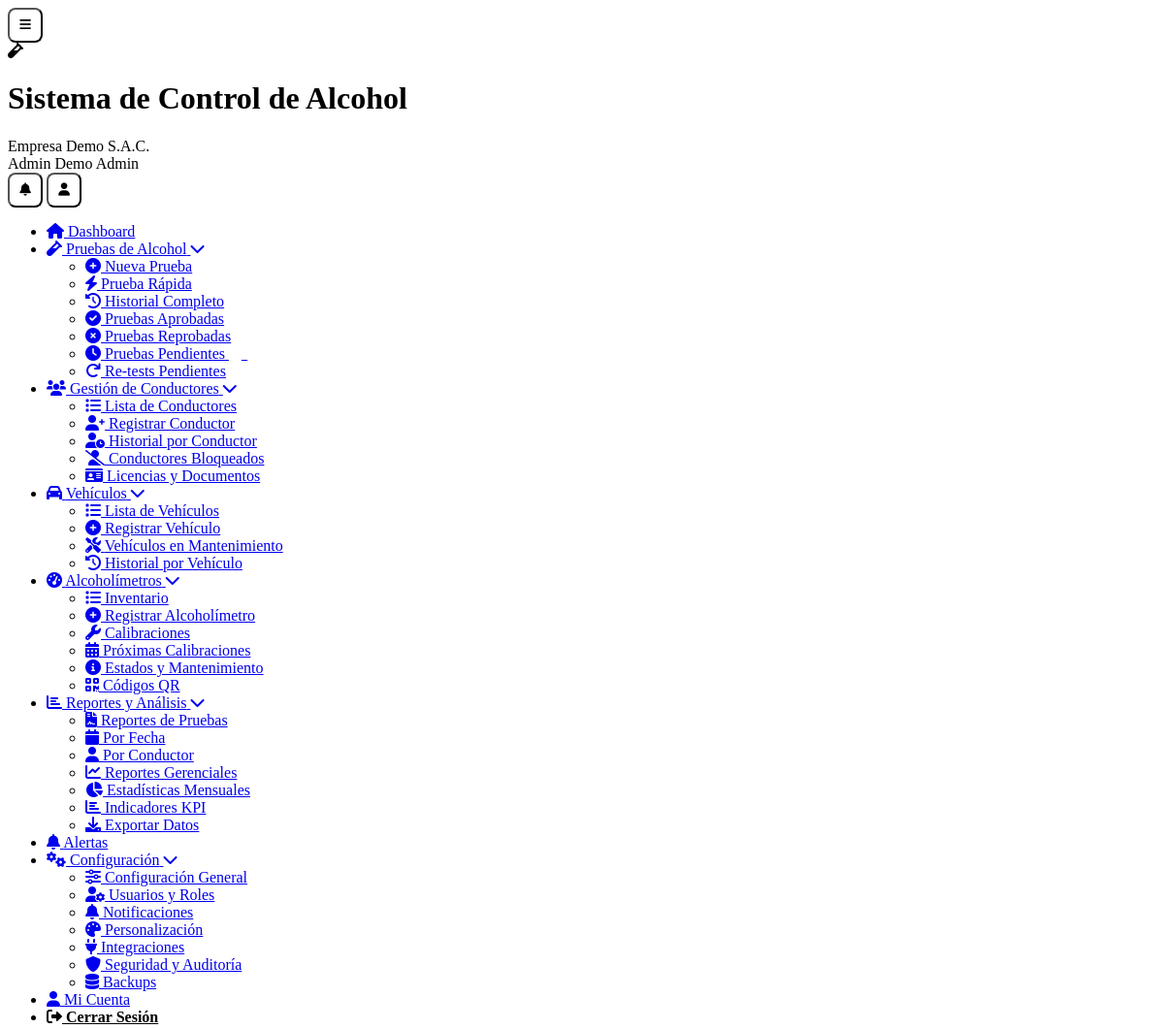
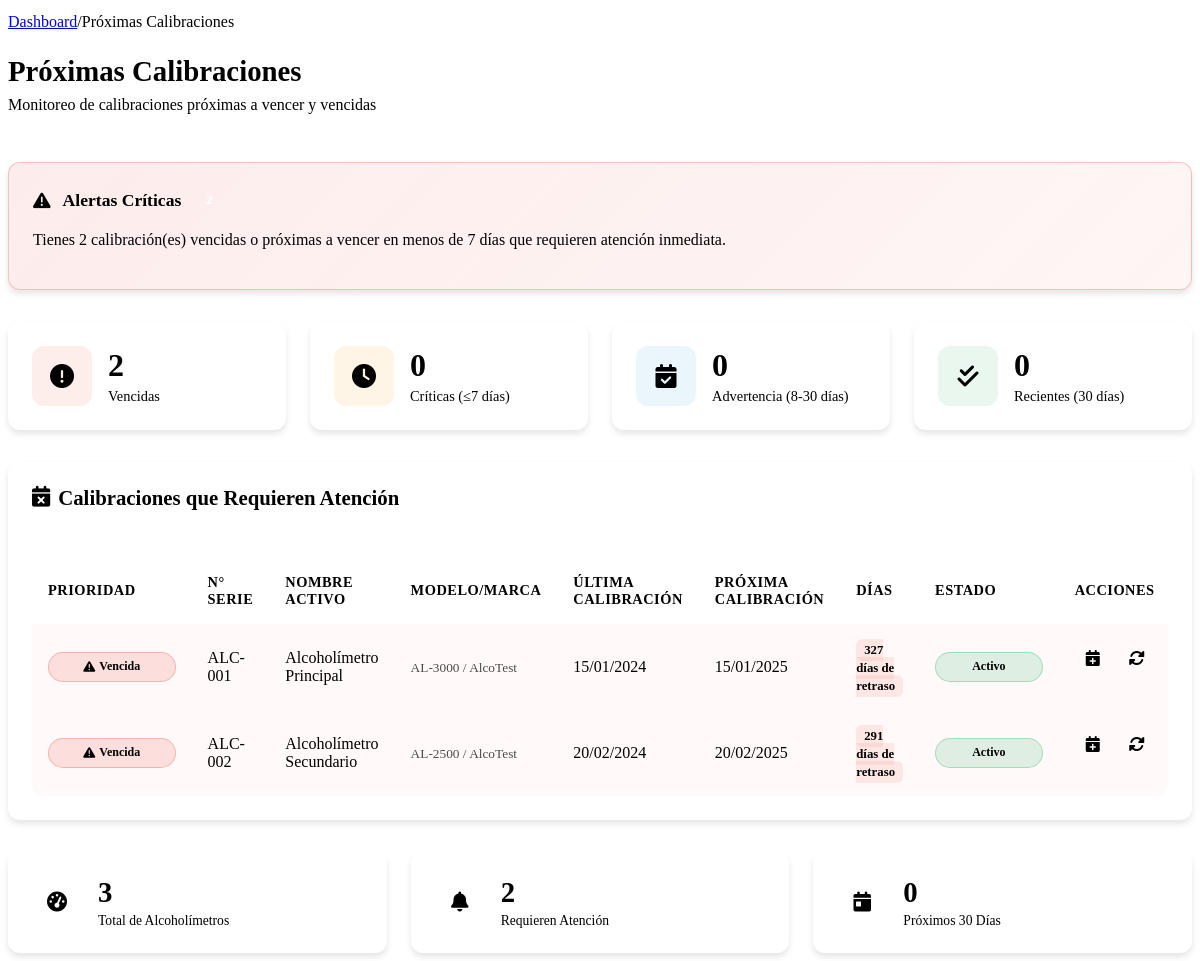
The app's page /proximas-calibraciones.php (signed in) with its own data (2 pictures, top to bottom).
### tables this page shows
CREATE TABLE `usuarios` (
  `id` int(11) NOT NULL,
  `cliente_id` int(11) DEFAULT NULL,
  `nombre` varchar(100) NOT NULL,
  `apellido` varchar(100) DEFAULT NULL,
  `email` varchar(255) NOT NULL,
  `password` varchar(255) NOT NULL,
  `telefono` varchar(20) DEFAULT NULL,
  `dni` varchar(15) DEFAULT NULL,
  `rol` enum('super_admin','admin','supervisor','operador','conductor','auditor') NOT NULL,
  `foto_perfil` varchar(255) DEFAULT NULL,
  `estado` tinyint(1) DEFAULT 1,
  `ultimo_login` timestamp NULL DEFAULT NULL,
  `token_recuperacion` varchar(100) DEFAULT NULL,
  `fecha_expiracion_token` datetime DEFAULT NULL,
  `intentos_login` int(11) DEFAULT 0,
  `bloqueado_hasta` datetime DEFAULT NULL,
  `fecha_creacion` timestamp NULL DEFAULT current_timestamp()
);

CREATE TABLE `clientes` (
  `id` int(11) NOT NULL,
  `nombre_empresa` varchar(255) NOT NULL,
  `ruc` varchar(20) NOT NULL,
  `direccion` text DEFAULT NULL,
  `telefono` varchar(20) DEFAULT NULL,
  `email_contacto` varchar(255) DEFAULT NULL,
  `plan_id` int(11) NOT NULL,
  `logo` varchar(255) DEFAULT NULL,
  `color_primario` varchar(7) DEFAULT '#2196F3',
  `color_secundario` varchar(7) DEFAULT '#1976D2',
  `fecha_registro` timestamp NULL DEFAULT current_timestamp(),
  `fecha_vencimiento` date DEFAULT NULL,
  `estado` enum('activo','inactivo','suspendido','prueba') DEFAULT 'prueba',
  `token_api` varchar(100) DEFAULT NULL,
  `modo_demo` tinyint(1) DEFAULT 1
);

CREATE TABLE `alcoholimetros` (
  `id` int(11) NOT NULL,
  `cliente_id` int(11) NOT NULL,
  `numero_serie` varchar(50) NOT NULL,
  `nombre_activo` varchar(100) NOT NULL,
  `modelo` varchar(50) DEFAULT NULL,
  `marca` varchar(50) DEFAULT NULL,
  `fecha_calibracion` date DEFAULT NULL,
  `proxima_calibracion` date DEFAULT NULL,
  `estado` enum('activo','inactivo','mantenimiento','calibracion') DEFAULT 'activo',
  `qr_code` varchar(255) DEFAULT NULL,
  `fecha_creacion` timestamp NULL DEFAULT current_timestamp(),
  `fecha_actualizacion` timestamp NULL DEFAULT current_timestamp() ON UPDATE current_timestamp()
);

### proximas-calibraciones.php (the view, shortened to what the rows shown need)
<?php
require_once __DIR__ . '/includes/Database.php';
$page_title = 'Próximas Calibraciones';
require_once __DIR__ . '/includes/header.php';
$db = new Database();
$cliente_id = $_SESSION['cliente_id'] ?? 0;
$calibraciones_proximas = $db->fetchAll("
    SELECT *,
           DATEDIFF(proxima_calibracion, CURDATE()) as dias_restantes,
           CASE
               WHEN proxima_calibracion < CURDATE() THEN 'vencida'
               WHEN DATEDIFF(proxima_calibracion, CURDATE()) <= 7 THEN 'critica'
               WHEN DATEDIFF(proxima_calibracion, CURDATE()) <= 30 THEN 'advertencia'
               ELSE 'normal'
           END as prioridad
    FROM alcoholimetros
    WHERE cliente_id = ?
      AND proxima_calibracion IS NOT NULL
      AND (proxima_calibracion < CURDATE() OR DATEDIFF(proxima_calibracion, CURDATE()) <= 30)
    ORDER BY
        CASE
            WHEN proxima_calibracion < CURDATE() THEN 0
            WHEN DATEDIFF(proxima_calibracion, CURDATE()) <= 7 THEN 1
            ELSE 2
        END,
        proxima_calibracion ASC
", [$cliente_id]);
?>
<div class="content-body">
    <div class="dashboard-header">
        <div class="welcome-section">
            <h1><?php echo $page_title; ?></h1>
        </div>
    </div>
    <div class="calendar-container">
        <div class="card">
            <div class="card-body">
                <?php if (!empty($calibraciones_proximas)): ?>
                <div class="table-responsive">
                    <table class="data-table">
                        <thead>
                            <tr>
                                <th>Prioridad</th>
                                <th>N° Serie</th>
                                <th>Nombre Activo</th>
                                <th>Modelo/Marca</th>
                                <th>Última Calibración</th>
                                <th>Próxima Calibración</th>
                                <th>Días</th>
                                <th>Estado</th>
                                <th>Acciones</th>
                            </tr>
                        </thead>
                        <tbody>
                            <?php foreach ($calibraciones_proximas as $calibracion):
                                $dias_restantes = $calibracion['dias_restantes'];
                                $prioridad = $calibracion['prioridad'];
                                switch ($prioridad) {
                                    case 'vencida':
                                        $clase_prioridad = 'danger';
                                        $texto_prioridad = 'Vencida';
                                        $icono_prioridad = 'fa-exclamation-triangle';
                                        $texto_dias = abs($dias_restantes) . ' días de retraso';
                                        break;
                                }
                            ?>
                            <tr class="priority-<?php echo $prioridad; ?>">
                                <td>
                                    <span class="priority-badge <?php echo $clase_prioridad; ?>">
                                        <i class="fas <?php echo $icono_prioridad; ?>"></i>
                                        <?php echo $texto_prioridad; ?>
                                    </span>
                                </td>
                                <td><?php echo htmlspecialchars($calibracion['numero_serie']); ?></td>
                                <td><?php echo htmlspecialchars($calibracion['nombre_activo']); ?></td>
                                <td>
                                    <small class="text-muted">
                                        <?php echo htmlspecialchars($calibracion['modelo'] ?? 'N/A'); ?> /
                                        <?php echo htmlspecialchars($calibracion['marca'] ?? 'N/A'); ?>
                                    </small>
                                </td>
                                <td>
                                    <?php if ($calibracion['fecha_calibracion']): ?>
                                        <?php echo date('d/m/Y', strtotime($calibracion['fecha_calibracion'])); ?>
                                    <?php else: ?>
                                        <span class="text-muted">No calibrado</span>
                                    <?php endif; ?>
                                </td>
                                <td>
                                    <?php echo date('d/m/Y', strtotime($calibracion['proxima_calibracion'])); ?>
                                </td>
                                <td>
                                    <span class="dias-counter <?php echo $clase_prioridad; ?>">
                                        <?php echo $texto_dias; ?>
                                    </span>
                                </td>
                                <td>
                                    <span class="status-badge <?php echo $calibracion['estado'] === 'activo' ? 'success' : 'secondary'; ?>">
                                        <?php echo ucfirst($calibracion['estado']); ?>
                                    </span>
                                </td>
                                <td class="action-buttons">
                                    <a href="calibraciones.php?editar=<?php echo $calibracion['id']; ?>" class="btn-icon primary" title="Programar Calibración">
                                        <i class="fas fa-calendar-plus"></i>
                                    </a>
                                    <a href="calibraciones.php?calibrar=<?php echo $calibracion['id']; ?>"
                                       class="btn-icon success"
                                       title="Registrar Calibración Hoy"
                                       onclick="return confirm('¿Registrar calibración para hoy?')">
                                        <i class="fas fa-sync-alt"></i>
                                    </a>
                                </td>
                            </tr>
                            <?php endforeach; ?>
                        </tbody>
                    </table>
                </div>
                <?php endif; ?>
            </div>
        </div>
    </div>
</div>
<?php
require_once __DIR__ . '/includes/footer.php';
?>

### includes/header.php (shortened to what the rows shown need)
<?php
$database = new Database();
$user_id = $_SESSION['user_id'] ?? null;
$user_query = $database->fetchOne("
    SELECT u.*, c.nombre_empresa, c.logo, c.color_primario, c.color_secundario, p.nombre_plan
    FROM usuarios u
    LEFT JOIN clientes c ON u.cliente_id = c.id
    LEFT JOIN planes p ON c.plan_id = p.id
    WHERE u.id = ?
", [$user_id]);
?>
<!DOCTYPE html>
<html lang="es">
<head>
	<link rel="stylesheet" href="<?php echo BASE_URL; ?>/assets/css/simple-style.css">
    <link rel="stylesheet" href="<?php echo BASE_URL; ?>/assets/css/responsive.css">
	<link rel="stylesheet" href="<?php echo BASE_URL; ?>/assets/css/dashboard-enhancements.css">
    <link href="https://cdnjs.cloudflare.com/ajax/libs/font-awesome/6.0.0/css/all.min.css" rel="stylesheet">
</head>
<body>
    <div class="app-container">
        <header class="app-header">
            <div class="header-content">
                <div class="brand-section">
                    <div class="brand-text">
                        <h1 class="app-name"><?php echo SITE_NAME; ?></h1>
                        <span class="client-name"><?php echo htmlspecialchars($user_query['nombre_empresa'] ?? 'Empresa'); ?></span>
                    </div>
                </div>
                <div class="user-menu">
                    <div class="user-info">
                        <span class="user-name"><?php echo htmlspecialchars(($user_query['nombre'] ?? 'Usuario') . ' ' . ($user_query['apellido'] ?? 'Sistema')); ?></span>
                        <span class="user-role"><?php echo ucfirst(str_replace('_', ' ', $user_query['rol'] ?? 'usuario')); ?></span>
                    </div>
                </div>
            </div>
        </header>
        <div class="main-content">
            <main class="content-area">
                <div class="content-body">

### records on screen
usuarios: cliente.nombre_empresa "Empresa Demo S.A.C.", nombre+apellido "Admin Demo", rol "Admin"
alcoholimetros: texto_prioridad "Vencida", numero_serie "ALC-001", nombre_activo "Alcoholímetro Principal", modelo "AL-3000", marca "AlcoTest", fecha_calibracion "15/01/2024", proxima_calibracion "15/01/2025", texto_dias "327 días de retraso", estado "Activo"
alcoholimetros: texto_prioridad "Vencida", numero_serie "ALC-002", nombre_activo "Alcoholímetro Secundario", modelo "AL-2500", marca "AlcoTest", fecha_calibracion "20/02/2024", proxima_calibracion "20/02/2025", texto_dias "291 días de retraso", estado "Activo"

### other values on screen
SITE_NAME "Sistema de Control de Alcohol"
$crumb "Dashboard"
$crumb "Próximas Calibraciones"
$page_title "Próximas Calibraciones"
count($alertas_criticas) "2"
$estadisticas['vencidas'] "2"
$estadisticas['criticas'] "0"
$estadisticas['advertencias'] "0"
$estadisticas['recientes'] "0"
$estadisticas['total_equipos'] "3"
count($calibraciones_proximas) "2"
